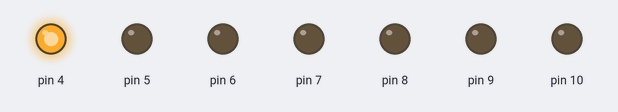
A sketch run on a simulated Arduino Uno, built with avr-gcc and run on an emulated ATmega328P. Parts: output pins drawn as LEDs (lit = HIGH). Random numbers use the default seed unless the sketch sets one.

Above: at 0.1 s.
At 1.5 s:
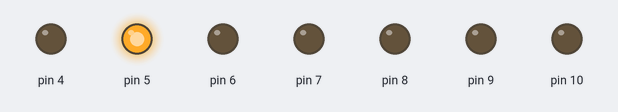
At 3.3 s:
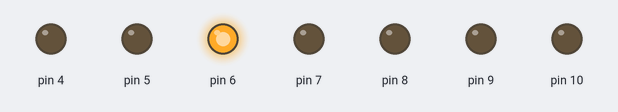
At 4.8 s:
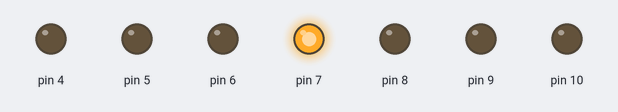
At 6.6 s:
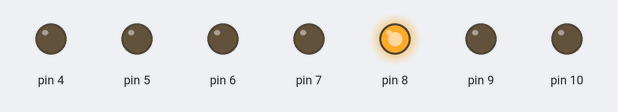
At 9.8 s:
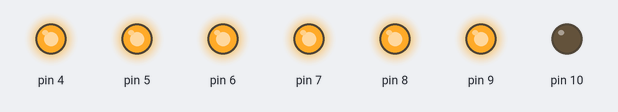
Timing chart, 0 to 11.3 s (numbered marks = the images above):
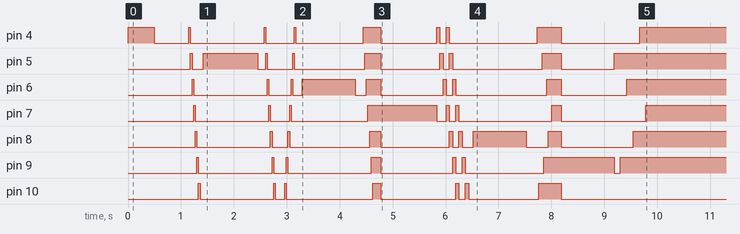

The sketch:

LEDArray.ino
```cpp
    int sonar = 7;
    int mode = 6;
    int LEDs [7];
    int dt = 30;

    void setup() {
      pinMode(0,INPUT_PULLUP);
      pinMode(10,OUTPUT);
      pinMode(9, OUTPUT);
      pinMode(8,OUTPUT);
      pinMode(7,OUTPUT);
      pinMode(6,OUTPUT);
      pinMode(5,OUTPUT);
      pinMode(4,OUTPUT);

      LEDs[0] = 10;
      LEDs[1] = 9;
      LEDs[2] = 8;
      LEDs[3] = 7;
      LEDs[4] = 6;
      LEDs[5] = 5;
      LEDs[6] = 4;

      Serial.begin(9600);
    }

    void loop() {
      if(digitalRead(0) == LOW){
        if(mode<6){
          mode++;
          clear();
          digitalWrite(LEDs[6-mode], HIGH);
          delay(500);
        }
        else{
          mode = 0;
          digitalWrite(4,HIGH);
          delay(500);
          clear();
        }
        delay(500);
      }
      play(mode);


    }
    void play(int x){
      if(x == 0){
        for(int i = 0; i < sizeof(LEDs); i++){
          delay(dt);
          clear();
          digitalWrite(i,HIGH);
        }
      }
      else if(x==1) {
        for(int i = 0; i < sizeof(LEDs); i++){
          delay(dt);
          clear();
          digitalWrite(i,HIGH);
        }
        for(int i = sizeof(LEDs); i >=0; i--){
          clear();
          digitalWrite(i,HIGH);
          delay(dt);
        }
        clear();
      }
      else if(x==2){
        clear();
        for(int i = 0; i < sizeof(LEDs); i++){
          delay(dt);
          digitalWrite(i,HIGH);
        }
        delay(dt*2);
        clear();
      }
      else if(x==5){
        clear();
        int count = 0;
        while(count < sizeof(LEDs)){
          int x = random(4,10);
          if(digitalRead(x) == LOW){
          digitalWrite(x,HIGH);
          delay(dt*4);
          count++;
          }
        }
        delay(dt*2);
        clear();
      }
      else if(x==4){
        clear();
        for(int i = 2; i < sizeof(LEDs)/2 + 1; i++){
          digitalWrite(i-2,HIGH);
          delay(dt);
          digitalWrite(i,HIGH);
          delay(dt);
          digitalWrite(sizeof(LEDs)-i,HIGH);
          delay(dt);
        }
        delay(dt*4);
        clear();
      }
      else if(x==3){
        for(int i = 0; i < sizeof(LEDs)-2;i++){
          digitalWrite(i,HIGH);
          digitalWrite(i+3,HIGH);
          delay(dt*2);
          clear();
        }
        delay(dt);
        clear();
      }
      else if(x==6){
        clear();
      }
    }
    void clear(){
      for(int x = 0; x < sizeof(LEDs); x ++){
        digitalWrite(x,LOW);
      }
    }
```
